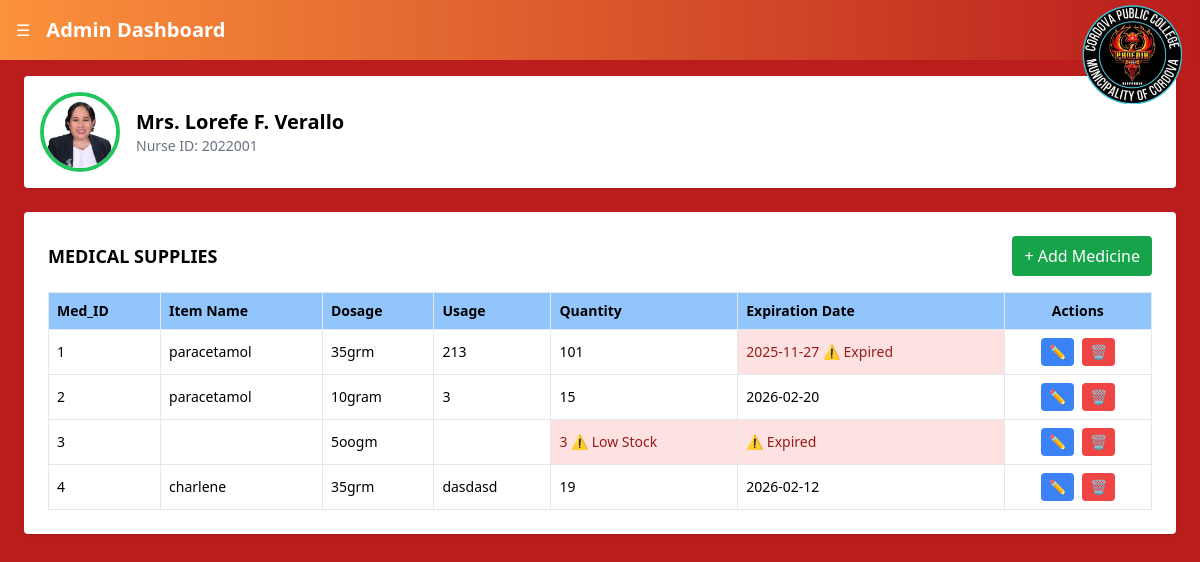
The app's page /medication_dashboard.php with its own data.
### tables this page shows
CREATE TABLE `medications` (
  `id` int(11) NOT NULL,
  `name` varchar(100) NOT NULL,
  `description` text DEFAULT NULL,
  `created_at` datetime DEFAULT current_timestamp(),
  `updated_at` datetime DEFAULT current_timestamp() ON UPDATE current_timestamp(),
  `dosage` varchar(100) DEFAULT NULL,
  `quantity` int(11) DEFAULT 0,
  `expiration_date` date DEFAULT NULL,
  `instructions` text DEFAULT NULL
);

### medication_dashboard.php (the view, shortened to what this page needs)
<?php
require_once 'db.php';
$result_medications = false;
if ($conn) {
    $sql = "SELECT * FROM medications ORDER BY id ASC";
    $result_medications = $conn->query($sql);
}
function sendNotificationToNurse($message) {
    global $conn;
    $sql = "SELECT u.id FROM users u JOIN roles r ON u.role_id = r.id WHERE r.name = 'nurse' LIMIT 1";
    $result = $conn->query($sql);
    if ($result && $result->num_rows > 0) {
        $row = $result->fetch_assoc();
    }
}
?>
<!DOCTYPE html>
<html lang="en">
<head>
  <script src="https://cdn.tailwindcss.com"></script>
</head>
<body class="bg-[#BB1D1D]"></body>
<header class="bg-gradient-to-r from-orange-400 to-red-700 text-white p-4 flex justify-between items-center relative">
  <div class="flex items-center gap-4">
    <button onclick="document.getElementById('menu').classList.toggle('hidden')">☰</button>
    <h1 class="font-bold text-xl">Admin Dashboard</h1>
  </div>
  <div class="absolute right-1 -bottom-12 z-10">
    <img src="images/Logo.png" alt="Logo" class="w-32 h-31 rounded-full">
  </div>
</header>
<section class="bg-white p-4 mt-4 max-w-6xl mx-auto flex items-center rounded shadow">
  <img src="images/Nurse.jpg" class="w-20 h-20 rounded-full border-4 border-green-500" alt="Nurse">
  <div class="ml-4">
    <h2 class="text-xl font-semibold">Mrs. Lorefe F. Verallo</h2>
    <p class="text-gray-500 text-sm">Nurse ID: 2022001</p>
  </div>
</section>
<section class="max-w-6xl mx-auto mt-6 bg-white p-6 rounded shadow">
  <div class="flex justify-between items-center mb-4">
    <h3 class="text-lg font-bold">MEDICAL SUPPLIES</h3>
    <button onclick="document.getElementById('addModal').classList.remove('hidden')"
            class="bg-green-600 text-white px-3 py-2 rounded hover:bg-green-700">
      + Add Medicine
    </button>
  </div>
  <div class="overflow-x-auto">
    <table class="min-w-full border text-sm">
      <thead class="bg-blue-300">
        <tr>
          <th class="border p-2 text-left">Med_ID</th>
          <th class="border p-2 text-left">Item Name</th>
          <th class="border p-2 text-left">Dosage</th>
          <th class="border p-2 text-left">Usage</th>
          <th class="border p-2 text-left">Quantity</th>
          <th class="border p-2 text-left">Expiration Date</th>
          <th class="border p-2 text-center">Actions</th>
        </tr>
      </thead>
      <tbody>
        <?php if ($result_medications && $result_medications->num_rows > 0): ?>
          <?php while($row = $result_medications->fetch_assoc()): ?>
            <?php
            $quantity_class = $row['quantity'] <= 10 ? 'bg-red-100 text-red-800' : '';
            $expiration_class = strtotime($row['expiration_date']) < time() ? 'bg-red-100 text-red-800' : '';
            if (strtotime($row['expiration_date']) < time()) {
                sendNotificationToNurse("Expiration alert: " . htmlspecialchars($row['name']) . " has expired on " . htmlspecialchars($row['expiration_date']) . ".");
            }
            ?>
            <tr>
              <td class="border p-2"><?= htmlspecialchars($row['id']) ?></td>
              <td class="border p-2"><?= htmlspecialchars($row['name']) ?></td>
              <td class="border p-2"><?= htmlspecialchars($row['dosage']) ?></td>
              <td class="border p-2"><?= htmlspecialchars($row['instructions']) ?></td>
              <td class="border p-2 <?= $quantity_class ?>"><?= htmlspecialchars($row['quantity']) ?><?php if ($row['quantity'] <= 10) echo ' ⚠️ Low Stock'; ?></td>
              <td class="border p-2 <?= $expiration_class ?>"><?= htmlspecialchars($row['expiration_date']) ?><?php if (strtotime($row['expiration_date']) < time()) echo ' ⚠️ Expired'; ?></td>
              <td class="border p-2 text-center">
                <button
                  data-id="<?= $row['id'] ?>"
                  data-name="<?= htmlspecialchars($row['name']) ?>"
                  data-dosage="<?= htmlspecialchars($row['dosage']) ?>"
                  data-instructions="<?= htmlspecialchars($row['instructions']) ?>"
                  data-quantity="<?= htmlspecialchars($row['quantity']) ?>"
                  data-expiration-date="<?= htmlspecialchars($row['expiration_date']) ?>"
                  onclick="openEditModal(this)"
                  class="bg-blue-500 text-white px-2 py-1 rounded hover:bg-blue-600 mr-1">
                  ✏️
                </button>
                <form action="delete_medicine.php" method="POST" class="inline">
                  <button type="submit" class="bg-red-500 text-white px-2 py-1 rounded hover:bg-red-600">🗑️</button>
                </form>
              </td>
            </tr>
          <?php endwhile; ?>
        <?php else: ?>
          <tr>
            <td colspan="7" class="text-center text-gray-500 py-4">No medication data found.</td>
          </tr>
        <?php endif; ?>
      </tbody>
    </table>
  </div>
</section>
</body>
</html>

### records on screen
medications: id "1", name "paracetamol", dosage "35grm", instructions "213", quantity "101", expiration_date "2025-11-27", shows "⚠️ Expired"
medications: id "2", name "paracetamol", dosage "10gram", instructions "3", quantity "15", expiration_date "2026-02-20"
medications: id "3", dosage "5oogm", quantity "3", shows "⚠️ Low Stock", shows "⚠️ Expired"
medications: id "4", name "charlene", dosage "35grm", instructions "dasdasd", quantity "19", expiration_date "2026-02-12"
